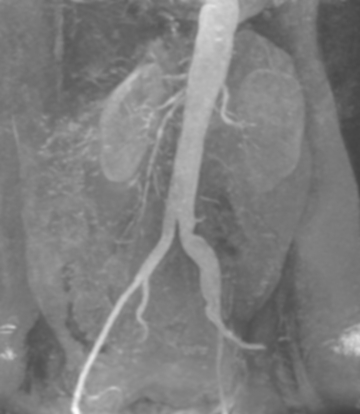
#> input picture Lab/Immagini/angiogramma.jpg, 360 x 414 px, found by its file name
$ python '7)laplacianoScript.py'
#> lines starting #> are read from the running program, lines starting #| are printed output that depends on the picture; after the words box and inside, x2 and y2 are one past the last pixel; in counts of white or black regions, pixels touching at a corner belong together; long printed decimals are rounded
### Lab/seg_utils.py
# -*- coding: utf-8 -*-
"""
Created on Tue Apr 28 10:07:33 2020

@author: Davide
"""

import numpy as _np
from numpy import abs as _abs

def zero_crossing(b, thresh=None):
    """
    Restituisce la mappa dei passaggi per zero.

    Parameters
    ----------
    b : matrice
    thresh : soglia opsionale

    Returns
    -------
    m : mappa dei zero crossing

    """
    if thresh is None:
        thresh = 0.25 * _np.mean(_abs(b))
        print('thresh = ', thresh)
    thresh2 = 2.0 * thresh

    m1 = (b[1:-1,1:-1]<0) & (b[1:-1,2:  ]>0) & (_abs(b[1:-1,1:-1]-b[1:-1,2:  ])>thresh) # H[- +]
    m2 = (b[1:-1,0:-2]>0) & (b[1:-1,1:-1]<0) & (_abs(b[1:-1,0:-2]-b[1:-1,1:-1])>thresh) # H[+ -]
    m3 = (b[1:-1,1:-1]<0) & (b[2:  ,1:-1]>0) & (_abs(b[1:-1,1:-1]-b[2:  ,1:-1])>thresh) # V[- +]
    m4 = (b[0:-2,1:-1]>0) & (b[1:-1,1:-1]<0) & (_abs(b[0:-2,1:-1]-b[1:-1,1:-1])>thresh) # V[+ -]
    m5 = (b[1:-1,1:-1]==0) & ((b[1:-1,0:-2]*b[1:-1,2:  ])<0) & (_abs(b[1:-1,0:-2]-b[1:-1,2:  ])>thresh2) # H[- 0 +]
    m6 = (b[1:-1,1:-1]==0) & ((b[0:-2,1:-1]*b[2:  ,1:-1])<0) & (_abs(b[0:-2,1:-1]-b[2:  ,1:-1])>thresh2) # V[- 0 +]

    m = m1 | m2 | m3 | m4 | m5 | m6
    m = _np.pad(m, ((1,1),(1,1)), mode='constant', constant_values = False)
    return m


### Lab/Lab3/7)laplacianoScript.py
# -*- coding: utf-8 -*-

import numpy as np # importa Numpy
import matplotlib.pyplot as plt # importa Matplotlib
import scipy.ndimage as ndi # importa Scipy per le immagini
import skimage.io as io # importa il modulo Input/Output di SK-Image
from skimage.exposure import equalize_hist
from skimage.transform import warp
from pathlib import Path
from seg_utils import zero_crossing
import myLibreria as my

path_immagini = Path(r"C:\Users\lucia\Desktop\FilePc\Uni\Magistrale\ESM\Laboratorio\Immagini_lab")


"""Filtraggio mediante derivata seconda (tecniche Laplaciano)"""

x = np.float64(io.imread(path_immagini/"angiogramma.jpg"))
#> x: shape (414, 360) float64; min 67, max 253, mean 125.7
plt.subplot(1,2,1); plt.imshow(x, clim = None, cmap = 'gray')

sigma = 5
y = ndi.gaussian_laplace(x, (sigma,sigma))
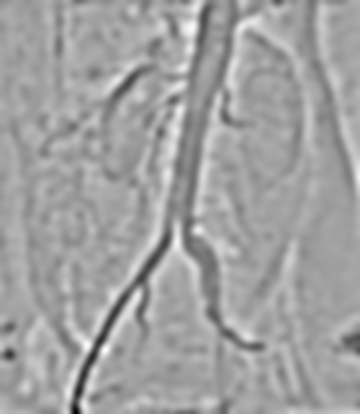
#> y: shape (414, 360) float64; min -1.82, max 1.04, mean -0.00719; drawn with min black and max white

""" dopo aver filtrato con laplaciano di una gaussiana applico la
    funzione zero crossing"""

z = zero_crossing(y)
#> in zero_crossing, `thresh = 0.25 * _np.mean(_abs(b))`: thresh = 0.0403
#| thresh =  0.04034
#> in zero_crossing, `thresh2 = 2.0 * thresh`: thresh2 = 0.0807
#> in zero_crossing, `m1 = (b[1:-1,1:-1]<0) & (b[1:-1,2:  ]>0) & (_abs(b[1:-1,1:-1]-b[1:-1,2..`:
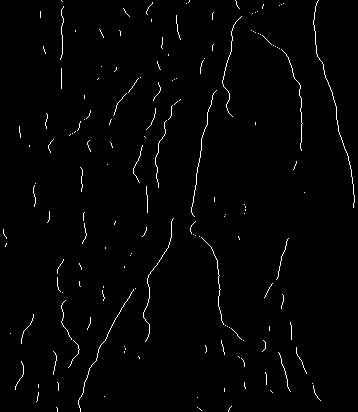
#> m1: shape (412, 358) bool; 1.5% white in thin lines or dots
#> in zero_crossing, `m2 = (b[1:-1,0:-2]>0) & (b[1:-1,1:-1]<0) & (_abs(b[1:-1,0:-2]-b[1:-1,1..`:
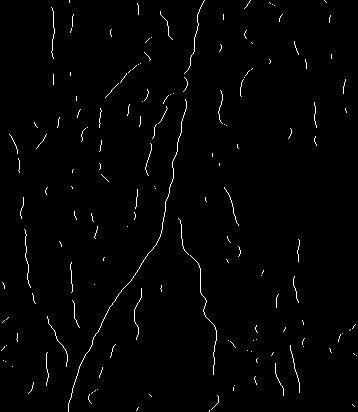
#> m2: shape (412, 358) bool; 1.4% white in thin lines or dots
#> in zero_crossing, `m3 = (b[1:-1,1:-1]<0) & (b[2:  ,1:-1]>0) & (_abs(b[1:-1,1:-1]-b[2:  ,1..`:
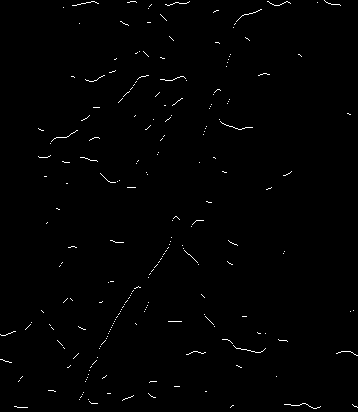
#> m3: shape (412, 358) bool; 0.75% white in thin lines or dots
#> in zero_crossing, `m4 = (b[0:-2,1:-1]>0) & (b[1:-1,1:-1]<0) & (_abs(b[0:-2,1:-1]-b[1:-1,1..`:
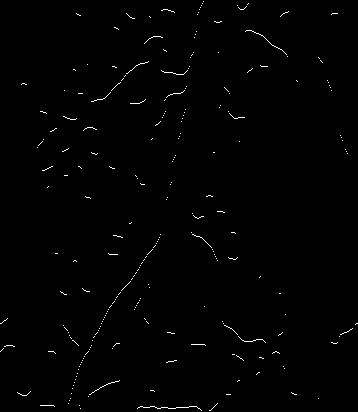
#> m4: shape (412, 358) bool; 0.72% white in thin lines or dots
#> in zero_crossing, `m5 = (b[1:-1,1:-1]==0) & ((b[1:-1,0:-2]*b[1:-1,2:  ])<0) & (_abs(b[1:-..`: m5: shape (412, 358) bool; every value is 0
#> in zero_crossing, `m = m1 | m2 | m3 | m4 | m5 | m6`:
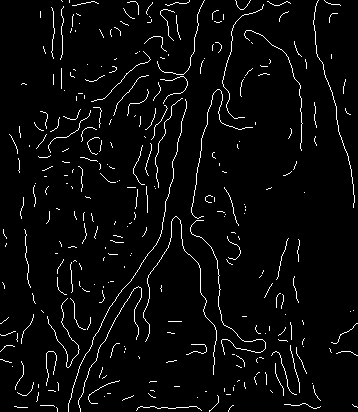
#> m: shape (412, 358) bool; 3.8% white in thin lines or dots
#> in zero_crossing, `m = _np.pad(m, ((1,1),(1,1)), mode='constant', constant_values = False)`:
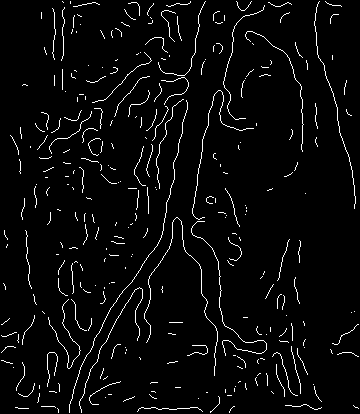
#> m: shape (414, 360) bool; 3.7% white in thin lines or dots
plt.subplot(1,2,2); plt.imshow(z, clim = None, cmap = 'gray')

$ run again, with Lab/Immagini/bebe.jpg copied over Lab/Immagini/angiogramma.jpg
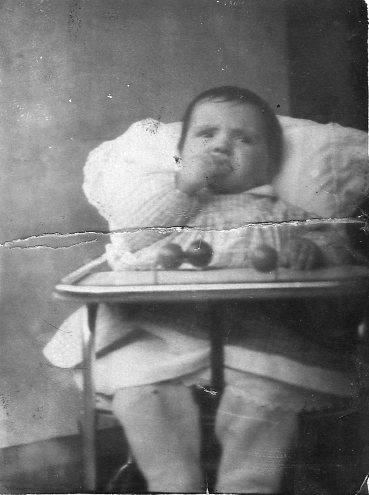
#> input picture Lab/Immagini/bebe.jpg, 369 x 495 px, found by its file name
#> `y = ndi.gaussian_laplace(x, (sigma,sigma))`:
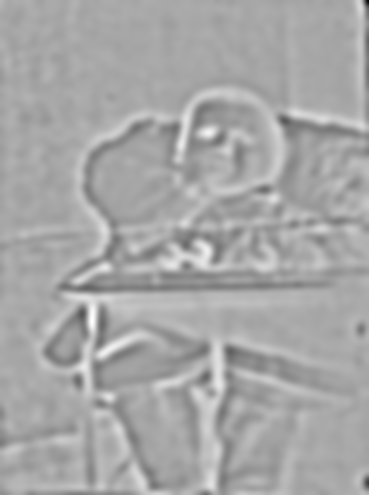
#> y: shape (495, 369) float64; min -4.34, max 2.26, mean -0.00685; drawn with min black and max white
#> thresh = 0.0688
#| thresh =  0.06883
#> thresh2 = 0.138
#> m1: shape (493, 367) bool; 0.62% white in thin lines or dots
#> m2: shape (493, 367) bool; 0.8% white in thin lines or dots
#> m3: shape (493, 367) bool; 1.1% white in thin lines or dots
#> m4: shape (493, 367) bool; 1.1% white in thin lines or dots, all inside (x1, y1, x2, y2) = (1, 98, 367, 493)
#> m5: shape (493, 367) bool; every value is 0
#> in zero_crossing, `m = _np.pad(m, ((1,1),(1,1)), mode='constant', constant_values = False)`:
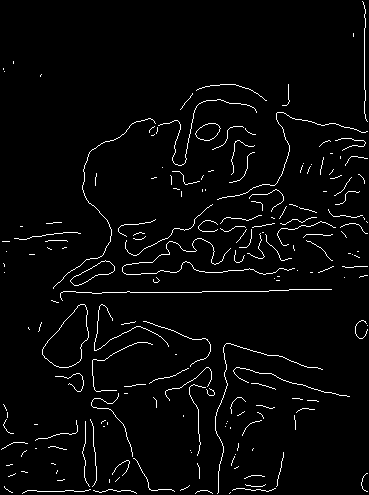
#> m: shape (495, 369) bool; 3% white in thin lines or dots

$ run again, with Lab/Immagini/circuito_rumoroso.jpg copied over Lab/Immagini/angiogramma.jpg
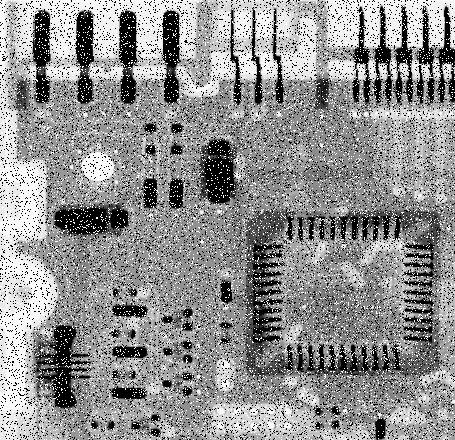
#> input picture Lab/Immagini/circuito_rumoroso.jpg, 455 x 440 px, found by its file name
#> `y = ndi.gaussian_laplace(x, (sigma,sigma))`:
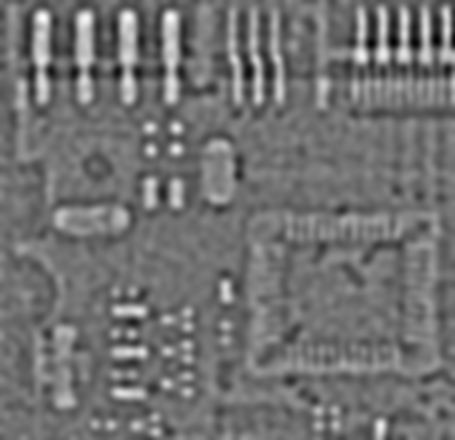
#> y: shape (440, 455) float64; min -3.42, max 4.17, mean -0.00824; drawn with min black and max white
#> thresh = 0.138
#| thresh =  0.1378
#> thresh2 = 0.276
#> m1: shape (438, 453) bool; 1.5% white in thin lines or dots
#> m2: shape (438, 453) bool; 1.4% white in thin lines or dots
#> m3: shape (438, 453) bool; 1% white in thin lines or dots
#> m4: shape (438, 453) bool; 0.94% white in thin lines or dots
#> m5: shape (438, 453) bool; every value is 0
#> in zero_crossing, `m = _np.pad(m, ((1,1),(1,1)), mode='constant', constant_values = False)`:
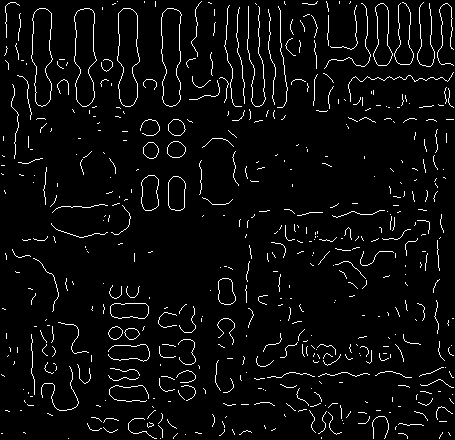
#> m: shape (440, 455) bool; 4.3% white in thin lines or dots
